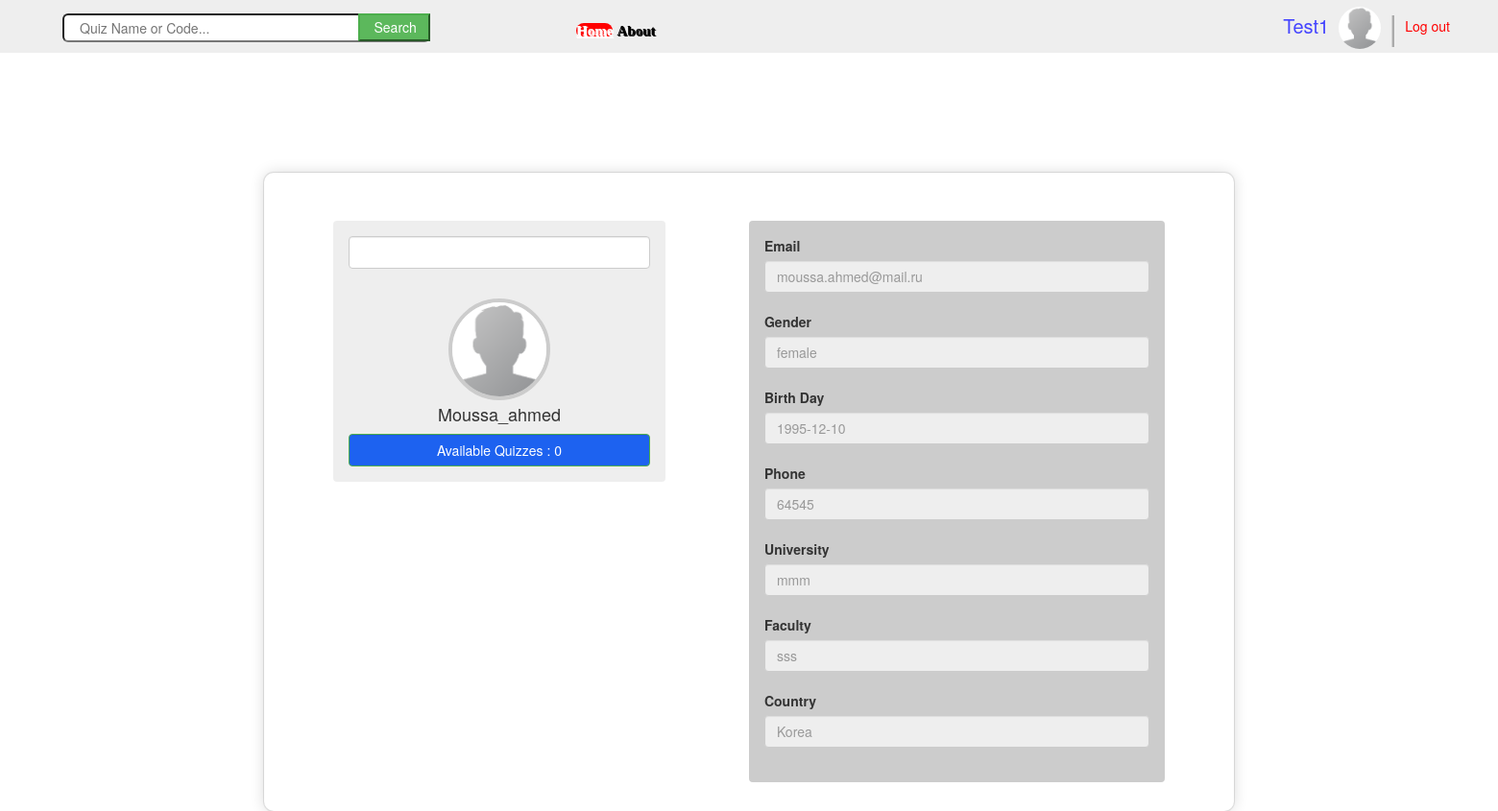
The app's page /view/profilepage.php?&name=moussa_ahmed (signed in) with its own data.
### tables this page shows
CREATE TABLE `users` (
  `id` int(11) NOT NULL,
  `username` varchar(100) NOT NULL,
  `password` varchar(64) NOT NULL,
  `email` varchar(100) NOT NULL,
  `type` varchar(10) NOT NULL,
  `birth_day` date NOT NULL,
  `country` varchar(50) NOT NULL,
  `gender` varchar(6) NOT NULL,
  `phone` varchar(20) NOT NULL,
  `image` longblob NOT NULL,
  `university` varchar(100) NOT NULL,
  `faculty` varchar(100) NOT NULL
);

### controller/MyProfileOperations.php (called while the page is built)
<?php
class MyProfileOperations {
    public static function getMyData($user) {
        include '../include/vars.php';
        $conn = new mysqli($host, $username, $password, $dbname);
        $query = "SELECT id, username, email, type, birth_day,country, gender, phone, image, university, faculty "
                . "FROM `users` WHERE username = '$user'";
        $result = mysqli_query($conn, $query);
        if (mysqli_error($conn)) {
            echo 'MyProfileOPerations Error !!';
            return NULL;
        } else {
            return $result;
        }
    }
}
?>

### controller/MyQuizzesOperations.php (called while the page is built, shortened)
<?php
class MyQuizzesOperations {
    public static function getMyQuizzes($doctorName) {
        include '../include/vars.php';
        $conn = new mysqli($host, $username, $password, $dbname);
        $query = "SELECT quiz_id, quiz_name, full_mark, date, password from quizzes "
                . "where doctor_name = '" . $doctorName . "'";
        $result = mysqli_query($conn, $query);
        if (mysqli_error($conn)) {
            echo 'My Quizzes OperationsError !!';
            return NULL;
        } else {
            return $result;
        }
    }
    public static function getMyQuizzesCount($doctorName) {
        $result = MyQuizzesOperations::getMyQuizzes($doctorName);
        $num = mysqli_num_rows($result);
        return $num;
    }
}
?>

### view/ProfilePage.php (the view, shortened to what this page needs)
<?php
include './Header.php';
include '../controller/MyProfileOperations.php';
include '../controller/HistoryOperations.php';
include '../controller/MyQuizzesOperations.php';
?>
<html>
    <head>
        <link href="../recources/css/gsdk-bootstrap-wizard.css" rel="stylesheet" />
        <link href="../recources/css/bootstrap.css" rel="stylesheet" type="text/css"/>
    </head>
    <body>
        <?php
        if (!isset($_GET['name'])) {
            $user = $_SESSION['username'];
        } else {
            $user = $_GET['name'];
        }
        $color = "";
        $followstate = "";
        $result = MyProfileOperations::getMyData($user);
        $quizzesLink = "";
        if ($row = mysqli_fetch_array($result, 1)) {
            if ($row['type'] == 'doctor')
                $quizzesLink = "Available Quizzes : ";
            else if ($row['type'] == 'student')
                $quizzesLink = "History Quizzes : ";
            else if ($row['type'] == 'admin')
                $quizzesLink = "";
            ?>
            <div class="container-fluid">
                <div class="row">
                    <div class="col-sm-8 col-sm-offset-2">
                        <div class="wizard-container">
                            <div class="card wizard-card " data-color="orange" id="wizardProfile">
                                <br>
                                <div class="row">
                                    <br>    <div style="background: #eee" class=" alert  col-sm-4 col-sm-offset-1">
                                        <div class="picture-container  ">
                                            <?php
                                            if ($_GET['name'] != $_SESSION['username'] && $_SESSION['usertype'] != "doctor" && $row['type'] != "student" && $_SESSION['usertype'] != "admin") {
                                                echo "  <button value=\"../controller/FollowingManager.php?outprofile=false&followname=$user \" onclick=\"location = this.value\" class=\"form-control col-sm-9 $color \"> $followstate </button>";
                                            } else {
                                            }
                                            ?>
                                            <br>
                                            <br>
                                            <br>
                                            <div class="picture">
                                                <img src="../recources/images/default-avatar.png" class="picture-src" id="wizardPicturePreview" title=""/>
                                            </div>
                                            <h4><?php echo ucwords($user) ?></h4>
                                            <h4><u><?php
                                                    if ($row['type'] == 'doctor')
                                                        echo " <a style=\"background: #1D62F0\" class=\" form-control col-sm-9 btn-success\" href= \"MyQuizzes.php?name=" . $user . " \" >" . $quizzesLink . MyQuizzesOperations::getMyQuizzesCount($user) . "</a></u></h4>";
                                                    ?></u></h4>
                                        </div>
                                    </div>
                                    <div style="background: #ccc" class="alert col-lg-5 col-sm-offset-1">
                                        <label>Email </label>
                                        <input class="form-control" value="<?php echo $row['email']; ?>" class="form-control" name="email" readonly>
                                        <br>
                                        <label>Gender</label>
                                        <input class="form-control" value="<?php echo $row['gender']; ?>" name="gender" readonly>
                                        <br>
                                        <label>Birth Day</label>
                                        <input class="form-control" value="<?php echo $row['birth_day']; ?>" type="text" name="birth_day" readonly>
                                        <br>
                                        <label>Phone </label>
                                        <input class="form-control" value="<?php echo $row['phone']; ?>" name="phone" readonly>
                                        <br>
                                        <label>University </label>
                                        <input class="form-control" value="<?php echo $row['university']; ?>" name="university" readonly>
                                        <br>
                                        <label>Faculty </label>
                                        <input class="form-control" value="<?php echo $row['faculty']; ?>" name="faculty" readonly>
                                        <br>
                                        <label>Country</label>
                                        <input class="form-control" value="<?php echo $row['country']; ?>" name="country" readonly>
                                        <br>
                                    </div>
                                </div>
                            </div>
                        </div>
                    </div>
                </div>
            </div>
        <?php } ?>
    </body>
</html>

### records on screen
users: type "Available Quizzes :", email "moussa.ahmed@mail.ru", gender "female", birth_day "1995-12-10", phone "64545", university "mmm", faculty "sss", country "Korea"

### other values on screen
$_SESSION['username'] "Test1"
$user "Moussa_ahmed"
MyQuizzesOperations::getMyQuizzesCount($user) "0"
